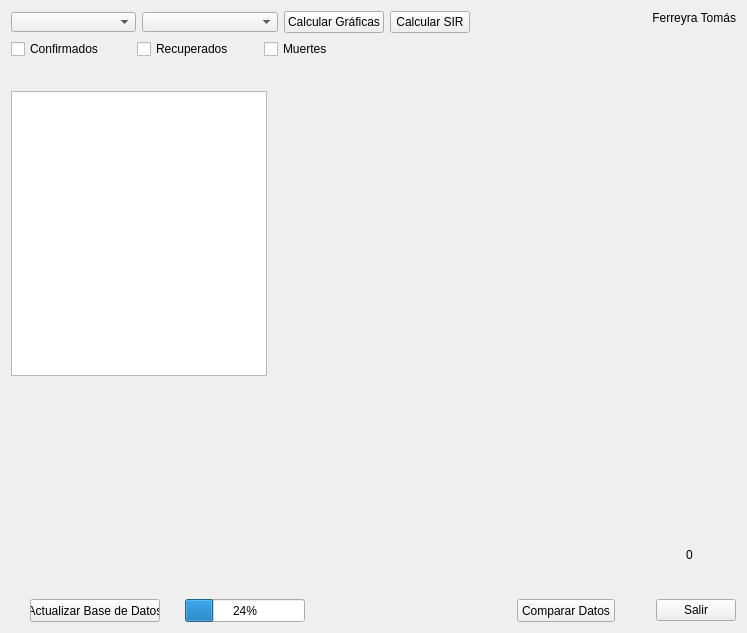
<?xml version="1.0" encoding="UTF-8"?>
<ui version="4.0">
 <class>Interfaz</class>
 <widget class="QWidget" name="Interfaz">
  <property name="geometry">
   <rect>
    <x>0</x>
    <y>0</y>
    <width>747</width>
    <height>633</height>
   </rect>
  </property>
  <property name="minimumSize">
   <size>
    <width>640</width>
    <height>480</height>
   </size>
  </property>
  <property name="windowTitle">
   <string>Form</string>
  </property>
  <layout class="QGridLayout" name="gridLayout">
   <item row="8" column="9">
    <spacer name="verticalSpacer_5">
     <property name="orientation">
      <enum>Qt::Vertical</enum>
     </property>
     <property name="sizeHint" stdset="0">
      <size>
       <width>20</width>
       <height>40</height>
      </size>
     </property>
    </spacer>
   </item>
   <item row="6" column="0">
    <widget class="QTextEdit" name="teInfo">
     <property name="minimumSize">
      <size>
       <width>256</width>
       <height>285</height>
      </size>
     </property>
     <property name="maximumSize">
      <size>
       <width>256</width>
       <height>285</height>
      </size>
     </property>
     <property name="readOnly">
      <bool>true</bool>
     </property>
    </widget>
   </item>
   <item row="0" column="0">
    <layout class="QGridLayout" name="gridLayout_6">
     <item row="0" column="1">
      <widget class="QComboBox" name="listRegiones">
       <property name="minimumSize">
        <size>
         <width>136</width>
         <height>20</height>
        </size>
       </property>
       <property name="maximumSize">
        <size>
         <width>163</width>
         <height>20</height>
        </size>
       </property>
      </widget>
     </item>
     <item row="0" column="0">
      <widget class="QComboBox" name="listPaises">
       <property name="minimumSize">
        <size>
         <width>125</width>
         <height>20</height>
        </size>
       </property>
       <property name="maximumSize">
        <size>
         <width>125</width>
         <height>20</height>
        </size>
       </property>
      </widget>
     </item>
     <item row="0" column="2">
      <widget class="QPushButton" name="pbCalcular">
       <property name="text">
        <string>Calcular Gráficas</string>
       </property>
      </widget>
     </item>
    </layout>
   </item>
   <item row="11" column="0">
    <layout class="QGridLayout" name="gridLayout_3">
     <item row="0" column="0">
      <widget class="QLabel" name="lPriFecha">
       <property name="minimumSize">
        <size>
         <width>85</width>
         <height>25</height>
        </size>
       </property>
       <property name="maximumSize">
        <size>
         <width>85</width>
         <height>20</height>
        </size>
       </property>
       <property name="text">
        <string/>
       </property>
      </widget>
     </item>
     <item row="0" column="1">
      <spacer name="horizontalSpacer_5">
       <property name="orientation">
        <enum>Qt::Horizontal</enum>
       </property>
       <property name="sizeHint" stdset="0">
        <size>
         <width>40</width>
         <height>20</height>
        </size>
       </property>
      </spacer>
     </item>
    </layout>
   </item>
   <item row="11" column="9">
    <layout class="QGridLayout" name="gridLayout_4">
     <item row="0" column="0">
      <spacer name="horizontalSpacer_6">
       <property name="orientation">
        <enum>Qt::Horizontal</enum>
       </property>
       <property name="sizeHint" stdset="0">
        <size>
         <width>40</width>
         <height>20</height>
        </size>
       </property>
      </spacer>
     </item>
     <item row="0" column="1">
      <widget class="QLabel" name="lUltFecha">
       <property name="minimumSize">
        <size>
         <width>85</width>
         <height>25</height>
        </size>
       </property>
       <property name="maximumSize">
        <size>
         <width>85</width>
         <height>20</height>
        </size>
       </property>
       <property name="text">
        <string/>
       </property>
      </widget>
     </item>
    </layout>
   </item>
   <item row="14" column="9">
    <layout class="QGridLayout" name="gridLayout_9">
     <item row="0" column="0">
      <spacer name="horizontalSpacer_2">
       <property name="orientation">
        <enum>Qt::Horizontal</enum>
       </property>
       <property name="sizeHint" stdset="0">
        <size>
         <width>40</width>
         <height>20</height>
        </size>
       </property>
      </spacer>
     </item>
     <item row="0" column="1">
      <widget class="QPushButton" name="pbSalir">
       <property name="text">
        <string>Salir</string>
       </property>
      </widget>
     </item>
    </layout>
   </item>
   <item row="9" column="9">
    <spacer name="verticalSpacer_3">
     <property name="orientation">
      <enum>Qt::Vertical</enum>
     </property>
     <property name="sizeHint" stdset="0">
      <size>
       <width>20</width>
       <height>40</height>
      </size>
     </property>
    </spacer>
   </item>
   <item row="0" column="9">
    <widget class="QLabel" name="label">
     <property name="layoutDirection">
      <enum>Qt::LeftToRight</enum>
     </property>
     <property name="text">
      <string>Ferreyra Tomás</string>
     </property>
     <property name="alignment">
      <set>Qt::AlignRight|Qt::AlignTop|Qt::AlignTrailing</set>
     </property>
    </widget>
   </item>
   <item row="5" column="5">
    <spacer name="horizontalSpacer_4">
     <property name="orientation">
      <enum>Qt::Horizontal</enum>
     </property>
     <property name="sizeHint" stdset="0">
      <size>
       <width>40</width>
       <height>20</height>
      </size>
     </property>
    </spacer>
   </item>
   <item row="14" column="8">
    <widget class="QPushButton" name="pbComparar">
     <property name="minimumSize">
      <size>
       <width>98</width>
       <height>23</height>
      </size>
     </property>
     <property name="maximumSize">
      <size>
       <width>98</width>
       <height>23</height>
      </size>
     </property>
     <property name="text">
      <string>Comparar Datos</string>
     </property>
    </widget>
   </item>
   <item row="1" column="0">
    <layout class="QGridLayout" name="gridLayout_7">
     <item row="0" column="1">
      <widget class="QCheckBox" name="chkRecup">
       <property name="text">
        <string>Recuperados</string>
       </property>
      </widget>
     </item>
     <item row="0" column="0">
      <widget class="QCheckBox" name="chkConfir">
       <property name="text">
        <string>Confirmados</string>
       </property>
      </widget>
     </item>
     <item row="0" column="2">
      <widget class="QCheckBox" name="chkMuert">
       <property name="text">
        <string>Muertes</string>
       </property>
      </widget>
     </item>
    </layout>
   </item>
   <item row="10" column="9">
    <layout class="QGridLayout" name="gridLayout_5">
     <item row="0" column="1">
      <spacer name="verticalSpacer_4">
       <property name="orientation">
        <enum>Qt::Vertical</enum>
       </property>
       <property name="sizeHint" stdset="0">
        <size>
         <width>20</width>
         <height>40</height>
        </size>
       </property>
      </spacer>
     </item>
     <item row="1" column="1">
      <widget class="QLabel" name="lCero">
       <property name="minimumSize">
        <size>
         <width>50</width>
         <height>20</height>
        </size>
       </property>
       <property name="maximumSize">
        <size>
         <width>50</width>
         <height>20</height>
        </size>
       </property>
       <property name="text">
        <string>0</string>
       </property>
       <property name="alignment">
        <set>Qt::AlignBottom|Qt::AlignLeading|Qt::AlignLeft</set>
       </property>
      </widget>
     </item>
     <item row="1" column="0">
      <spacer name="horizontalSpacer_7">
       <property name="orientation">
        <enum>Qt::Horizontal</enum>
       </property>
       <property name="sizeHint" stdset="0">
        <size>
         <width>40</width>
         <height>20</height>
        </size>
       </property>
      </spacer>
     </item>
    </layout>
   </item>
   <item row="14" column="0" colspan="4">
    <layout class="QGridLayout" name="gridLayout_8">
     <item row="0" column="1">
      <widget class="QProgressBar" name="prbProgreso">
       <property name="minimumSize">
        <size>
         <width>120</width>
         <height>23</height>
        </size>
       </property>
       <property name="maximumSize">
        <size>
         <width>120</width>
         <height>23</height>
        </size>
       </property>
       <property name="value">
        <number>24</number>
       </property>
      </widget>
     </item>
     <item row="0" column="0">
      <widget class="QPushButton" name="pbActualizar">
       <property name="minimumSize">
        <size>
         <width>130</width>
         <height>23</height>
        </size>
       </property>
       <property name="maximumSize">
        <size>
         <width>130</width>
         <height>23</height>
        </size>
       </property>
       <property name="text">
        <string>Actualizar Base de Datos</string>
       </property>
      </widget>
     </item>
     <item row="0" column="2">
      <widget class="QLabel" name="lActBD">
       <property name="minimumSize">
        <size>
         <width>145</width>
         <height>23</height>
        </size>
       </property>
       <property name="maximumSize">
        <size>
         <width>145</width>
         <height>23</height>
        </size>
       </property>
       <property name="autoFillBackground">
        <bool>true</bool>
       </property>
       <property name="frameShadow">
        <enum>QFrame::Plain</enum>
       </property>
       <property name="text">
        <string/>
       </property>
       <property name="margin">
        <number>0</number>
       </property>
      </widget>
     </item>
    </layout>
   </item>
   <item row="5" column="9" rowspan="2">
    <layout class="QGridLayout" name="gridLayout_2">
     <item row="1" column="1">
      <spacer name="verticalSpacer_2">
       <property name="orientation">
        <enum>Qt::Vertical</enum>
       </property>
       <property name="sizeHint" stdset="0">
        <size>
         <width>20</width>
         <height>40</height>
        </size>
       </property>
      </spacer>
     </item>
     <item row="0" column="1">
      <widget class="QLabel" name="lTotalCant">
       <property name="minimumSize">
        <size>
         <width>100</width>
         <height>20</height>
        </size>
       </property>
       <property name="maximumSize">
        <size>
         <width>100</width>
         <height>20</height>
        </size>
       </property>
       <property name="text">
        <string/>
       </property>
      </widget>
     </item>
     <item row="0" column="0">
      <spacer name="horizontalSpacer">
       <property name="orientation">
        <enum>Qt::Horizontal</enum>
       </property>
       <property name="sizeHint" stdset="0">
        <size>
         <width>40</width>
         <height>20</height>
        </size>
       </property>
      </spacer>
     </item>
    </layout>
   </item>
   <item row="0" column="1">
    <widget class="QPushButton" name="pbSIR">
     <property name="text">
      <string>Calcular SIR</string>
     </property>
    </widget>
   </item>
   <item row="0" column="2">
    <spacer name="horizontalSpacer_3">
     <property name="orientation">
      <enum>Qt::Horizontal</enum>
     </property>
     <property name="sizeHint" stdset="0">
      <size>
       <width>40</width>
       <height>20</height>
      </size>
     </property>
    </spacer>
   </item>
  </layout>
 </widget>
 <resources/>
 <connections>
  <connection>
   <sender>pbSalir</sender>
   <signal>released()</signal>
   <receiver>Interfaz</receiver>
   <slot>close()</slot>
   <hints>
    <hint type="sourcelabel">
     <x>736</x>
     <y>622</y>
    </hint>
    <hint type="destinationlabel">
     <x>379</x>
     <y>298</y>
    </hint>
   </hints>
  </connection>
  <connection>
   <sender>listPaises</sender>
   <signal>highlighted(QString)</signal>
   <receiver>Interfaz</receiver>
   <slot>listar_regiones(QString)</slot>
   <hints>
    <hint type="sourcelabel">
     <x>49</x>
     <y>15</y>
    </hint>
    <hint type="destinationlabel">
     <x>442</x>
     <y>17</y>
    </hint>
   </hints>
  </connection>
  <connection>
   <sender>pbCalcular</sender>
   <signal>pressed()</signal>
   <receiver>Interfaz</receiver>
   <slot>calcular_datos()</slot>
   <hints>
    <hint type="sourcelabel">
     <x>335</x>
     <y>22</y>
    </hint>
    <hint type="destinationlabel">
     <x>615</x>
     <y>12</y>
    </hint>
   </hints>
  </connection>
  <connection>
   <sender>pbCalcular</sender>
   <signal>pressed()</signal>
   <receiver>Interfaz</receiver>
   <slot>repaint()</slot>
   <hints>
    <hint type="sourcelabel">
     <x>303</x>
     <y>24</y>
    </hint>
    <hint type="destinationlabel">
     <x>588</x>
     <y>37</y>
    </hint>
   </hints>
  </connection>
  <connection>
   <sender>chkConfir</sender>
   <signal>clicked()</signal>
   <receiver>Interfaz</receiver>
   <slot>repaint()</slot>
   <hints>
    <hint type="sourcelabel">
     <x>58</x>
     <y>49</y>
    </hint>
    <hint type="destinationlabel">
     <x>198</x>
     <y>94</y>
    </hint>
   </hints>
  </connection>
  <connection>
   <sender>chkRecup</sender>
   <signal>clicked()</signal>
   <receiver>Interfaz</receiver>
   <slot>repaint()</slot>
   <hints>
    <hint type="sourcelabel">
     <x>190</x>
     <y>49</y>
    </hint>
    <hint type="destinationlabel">
     <x>287</x>
     <y>91</y>
    </hint>
   </hints>
  </connection>
  <connection>
   <sender>chkMuert</sender>
   <signal>clicked()</signal>
   <receiver>Interfaz</receiver>
   <slot>repaint()</slot>
   <hints>
    <hint type="sourcelabel">
     <x>318</x>
     <y>51</y>
    </hint>
    <hint type="destinationlabel">
     <x>417</x>
     <y>87</y>
    </hint>
   </hints>
  </connection>
  <connection>
   <sender>pbActualizar</sender>
   <signal>pressed()</signal>
   <receiver>Interfaz</receiver>
   <slot>actualizar_bd()</slot>
   <hints>
    <hint type="sourcelabel">
     <x>93</x>
     <y>622</y>
    </hint>
    <hint type="destinationlabel">
     <x>144</x>
     <y>520</y>
    </hint>
   </hints>
  </connection>
  <connection>
   <sender>pbComparar</sender>
   <signal>pressed()</signal>
   <receiver>Interfaz</receiver>
   <slot>proximamente()</slot>
   <hints>
    <hint type="sourcelabel">
     <x>607</x>
     <y>622</y>
    </hint>
    <hint type="destinationlabel">
     <x>401</x>
     <y>481</y>
    </hint>
   </hints>
  </connection>
  <connection>
   <sender>Interfaz</sender>
   <signal>sRango(int,int)</signal>
   <receiver>prbProgreso</receiver>
   <slot>setRange(int,int)</slot>
   <hints>
    <hint type="sourcelabel">
     <x>559</x>
     <y>418</y>
    </hint>
    <hint type="destinationlabel">
     <x>253</x>
     <y>606</y>
    </hint>
   </hints>
  </connection>
  <connection>
   <sender>Interfaz</sender>
   <signal>sValor(int)</signal>
   <receiver>prbProgreso</receiver>
   <slot>setValue(int)</slot>
   <hints>
    <hint type="sourcelabel">
     <x>460</x>
     <y>405</y>
    </hint>
    <hint type="destinationlabel">
     <x>295</x>
     <y>606</y>
    </hint>
   </hints>
  </connection>
  <connection>
   <sender>pbSIR</sender>
   <signal>pressed()</signal>
   <receiver>Interfaz</receiver>
   <slot>mostrar_SIR()</slot>
   <hints>
    <hint type="sourcelabel">
     <x>419</x>
     <y>28</y>
    </hint>
    <hint type="destinationlabel">
     <x>549</x>
     <y>127</y>
    </hint>
   </hints>
  </connection>
 </connections>
 <slots>
  <signal>sTexto(QString)</signal>
  <signal>sRango(int,int)</signal>
  <signal>sValor(int)</signal>
  <slot>listar_regiones(QString)</slot>
  <slot>calcular_datos()</slot>
  <slot>actualizar_bd()</slot>
  <slot>proximamente()</slot>
  <slot>mostrar_SIR()</slot>
 </slots>
</ui>
